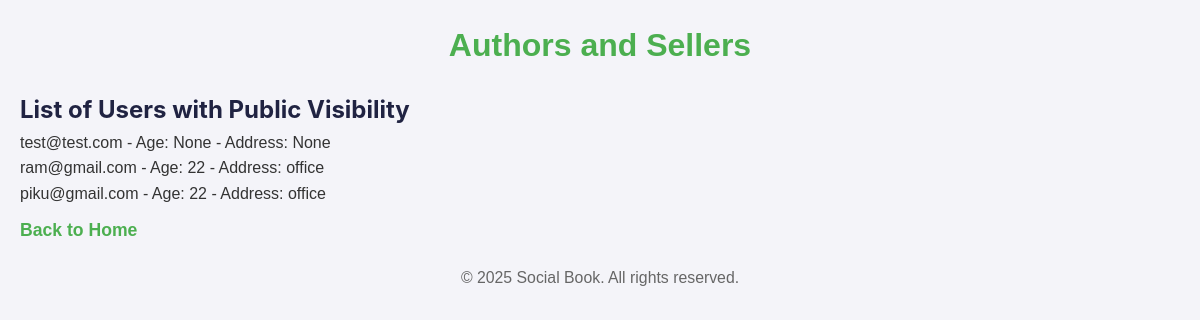
/user_registration/authors_and_sellers/ (signed in), run on an earlier commit of the app's database.
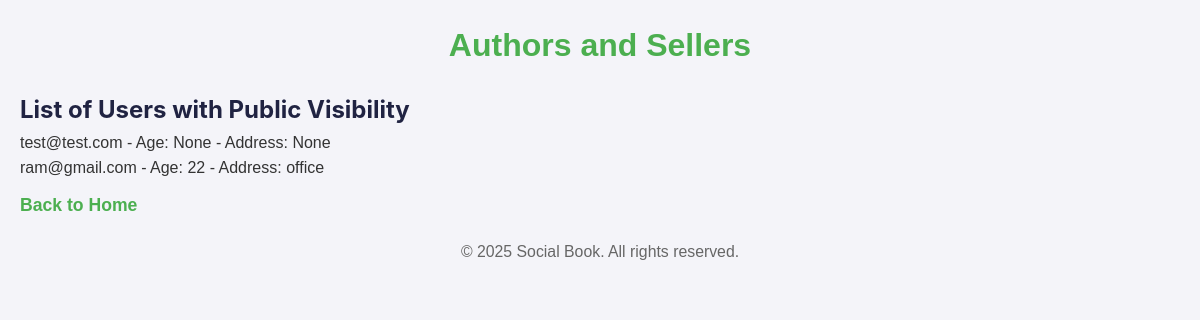
And on a later commit of the database.
### user_registration/models.py (models this page shows, shortened)
class CustomUser(AbstractUser):
    username = None
    email = models.EmailField(_("email_address"), unique=True)
    public_visibility = models.BooleanField(default=True)  # Visibility setting
    birth_year = models.PositiveIntegerField(null=True, blank=True)  # Birth year field
    address = models.CharField(max_length=255, null=True, blank=True)  # Address field
    @property
    def age(self):
        if self.birth_year:
            current_year = date.today().year
            return current_year - self.birth_year
        return None
    USERNAME_FIELD = "email"
    REQUIRED_FIELDS = []  # No need for username, as we're using email for authentication
    objects = CustomUserManager()

### user_registration/views.py (the view)
# urls.py: path('authors_and_sellers/', views.authors_and_sellers, name='authors_and_sellers'),
@login_required
def authors_and_sellers(request):
    users = CustomUser.objects.filter(public_visibility=True)
    return render(request, 'user_registration/authors_and_sellers.html', {'users': users})

### user_registration/templates/user_registration/authors_and_sellers.html (shortened to what this page needs)
{% load static %}
<!DOCTYPE html>
<html lang="en">
<head>
    <link href="{% static 'css/style.css' %}" rel="stylesheet">
</head>
<body>
    <h1>Authors and Sellers</h1>
    <h2>List of Users with Public Visibility</h2>
    <ul>
        {% for user in users %}
            <li>{{ user.email }} - Age: {{ user.age }} - Address: {{ user.address }}</li>
        {% empty %}
            <p>No authors or sellers found.</p>
        {% endfor %}
    </ul>
    <p><a href="{% url 'home' %}">Back to Home</a></p>
       <footer>
        <p>&copy; 2025 Social Book. All rights reserved.</p>
    </footer>
</body>
</html>

What changed in the data, as far as the page shows it:
removed CustomUser: email "piku@gmail.com", age "22", address "office"
